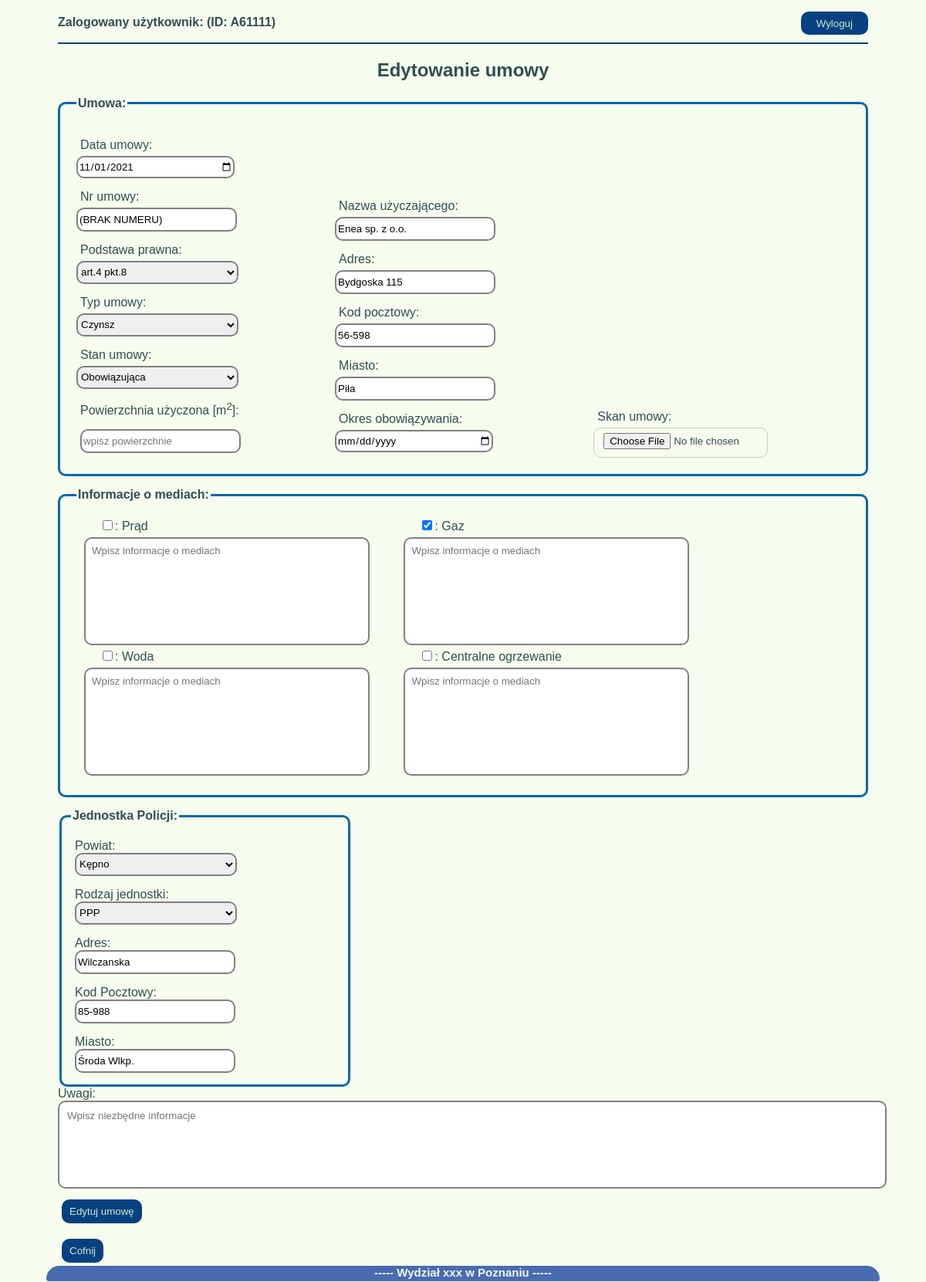
Screenshot of /umowy/edytuj/11/ (signed in) with the database file from the repository.
### umowyapp/models.py (models this page shows, shortened)
class Umowa(models.Model):
    data_umowy = models.DateField(null=False)
    nr_umowy = models.CharField(max_length=20, blank=True, default="(BRAK NUMERU)")
    podstawa_prawna = models.ForeignKey(Podstawa_prawna, on_delete=models.CASCADE, blank=True)
    nazwa_uzyczajacego = models.CharField(max_length=30, null=True)
    adres_uzyczajacego = models.CharField(max_length=30, null=True)
    kod_pocztowy_uzyczajacego = models.CharField(max_length=6, null=True)
    miasto_uzyczajacego = models.CharField(max_length=20, null=True)
    okres_obowiazywania = models.DateField(null=True, blank=True)
    typ_umowy = models.ForeignKey(Rodzaj_umowy, on_delete=models.CASCADE)
    pow_uzyczona = models.DecimalField(max_digits=4, decimal_places=2, null=True, blank=True)
    rodzaj_kosztow_prad = models.BooleanField()
    informacje_prad = models.TextField(blank=True, default="")
    rodzaj_kosztow_gaz = models.BooleanField()
    informacje_gaz = models.TextField(blank=True, default="")
    rodzaj_kosztow_woda = models.BooleanField()
    informacje_woda = models.TextField(blank=True, default="")
    rodzaj_kosztow_co = models.BooleanField()
    informacje_co = models.TextField(blank=True, default="")
    powiaty_jedn = models.ForeignKey(Powiaty_Wlkp, on_delete=models.CASCADE)
    rodzaj_jedn = models.ForeignKey(Rodzaje_jednostek, on_delete=models.CASCADE)
    adres_jedn = models.CharField(max_length=30, null=True)
    miasto_jedn = models.CharField(max_length=20, null=True)
    kod_pocztowy_jedn = models.CharField(max_length=6, null=True)
    skan_umowy = models.FileField(upload_to='umowy_pdf', null=True, blank=True)
    stan_umowy = models.ForeignKey(Stan_umow, on_delete=models.CASCADE, blank=False, default=1)
    uwagi = models.TextField(blank=True, default="")
    archiwum = models.BooleanField(null=False, default=0)
    utworzenie = models.DateTimeField(auto_now_add=True)
    zmiana = models.DateTimeField(auto_now=True)
    autor = models.ForeignKey("auth.User", editable=False, on_delete=models.CASCADE)

### umowyapp/views.py (the view)
# urls.py: path('edytuj/<int:id>/', edytuj_umowe, name="edytuj_umowe"),
@login_required
def edytuj_umowe(request, id):
    umowa_edit = get_object_or_404(Umowa, pk=id)
    umowa_form = UmowyForm(request.POST or None, request.FILES or None, instance=umowa_edit)
    if umowa_form.is_valid():
        umowa_form.save()
        return redirect(wszystkie_umowy)
    return render(request, 'umowa_form.html', {'umowa_form': umowa_form, 'nowy': False})

### umowyapp/models.py (called while the page is built)
    def __str__(self):
        return f'{self.powiat}'

    def __str__(self):
        return f'{self.rodzaj}'

    def __str__(self):
        return f'{self.stan}'

    def __str__(self):
        return f'{self.rodz_um}'

    def __str__(self):
        return self.podstawa_praw()

    def podstawa_praw(self):
        return "{}".format(self.podstawa)

### templates/umowa_form.html (shortened to what this page needs)
{%extends 'start.html'%}
{%load bootstrap%}
{%block strona%}
{%if nowy%}
<h2 class="naglowki_form">Dodawanie nowej umowy</h2>
{%else%}
<h2 class="naglowki_form"> Edytowanie umowy</h2>
{%endif%}
<form method="post" enctype="multipart/form-data">
    <fieldset class="podglad_umow">
        <legend><b>Umowa:</b></legend>
        <div class="formularz">
            <label>Data umowy: </label>{{umowa_form.data_umowy}}
            <label>Nr umowy: </label>{{umowa_form.nr_umowy}}
            <label>Podstawa prawna:</label> {{umowa_form.podstawa_prawna}}
            <label>Typ umowy:</label> {{umowa_form.typ_umowy}}
            <label>Stan umowy:</label> {{umowa_form.stan_umowy}}
            <label>Powierzchnia użyczona [m<sup>2</sup>]:</label> <label><input type="number" step="any" name="pow_uzyczona"
                                                                         placeholder="wpisz powierzchnie"
                                                                         value={{umowa_form.pow_uzyczona.value}}></label>
        </div>
        <div class="formularz">
            <label>Nazwa użyczającego:</label> {{umowa_form.nazwa_uzyczajacego}}
            <label>Adres:</label> {{umowa_form.adres_uzyczajacego}}
            <label>Kod pocztowy:</label> {{umowa_form.kod_pocztowy_uzyczajacego}}
            <label>Miasto:</label> {{umowa_form.miasto_uzyczajacego}}
            <label>Okres obowiązywania:</label> {{umowa_form.okres_obowiazywania}}
        </div>
        <div class="formularz">
            <label>Skan umowy:</label> {{umowa_form.skan_umowy}}
        </div>
    </fieldset>
    <fieldset class="podglad_umow">
        <legend><b>Informacje o mediach:</b></legend>
        <div class="formularz_media">
            <label>{{umowa_form.rodzaj_kosztow_prad}}: {{umowa_form.rodzaj_kosztow_prad.label}}<br>
                <textarea class="media-form" placeholder="Wpisz informacje o mediach" name="informacje_prad" rows="10"
                          cols="35">{{umowa_form.informacje_prad.value}}</textarea></label>
        </div>
        <div class="formularz_media">
            <label>{{umowa_form.rodzaj_kosztow_gaz}}: {{umowa_form.rodzaj_kosztow_gaz.label}}<br>
                <textarea class="media-form" placeholder="Wpisz informacje o mediach" name="informacje_gaz" rows="10"
                          cols="35">{{umowa_form.informacje_gaz.value}}</textarea></label>
        </div>
        <div class="formularz_media">
            <label>{{umowa_form.rodzaj_kosztow_woda}}: {{umowa_form.rodzaj_kosztow_woda.label}}<br>
                <textarea class="media-form" placeholder="Wpisz informacje o mediach" name="informacje_woda" rows="10"
                          cols="35">{{umowa_form.informacje_woda.value}}</textarea></label>
        </div>
        <div class="formularz_media">
            <label>{{umowa_form.rodzaj_kosztow_co}}: {{umowa_form.rodzaj_kosztow_co.label}}<br>
                <textarea class="media-form" placeholder="Wpisz informacje o mediach" name="informacje_co" rows="10"
                          cols="35">{{umowa_form.informacje_co.value}}</textarea></label>
        </div>
    </fieldset>
    <fieldset class="formularz">
        <legend><b>Jednostka Policji:</b></legend>
        <label class="adres_jednostki">Powiat: <br> {{umowa_form.powiaty_jedn}}</label>
        <label>Rodzaj jednostki:<br> {{umowa_form.rodzaj_jedn}}</label>
        <label>Adres:<br> {{umowa_form.adres_jedn}}</label>
        <label>Kod Pocztowy:<br> {{umowa_form.kod_pocztowy_jedn}}</label>
        <label>Miasto:<br> {{umowa_form.miasto_jedn}}</label>
    </fieldset>
    <div>
        <label>{{umowa_form.uwagi.label}}: <br>
            <textarea class="uwagi" placeholder="Wpisz niezbędne informacje"
                      name="uwagi">{{umowa_form.uwagi.value}}</textarea></label>
    </div>
    {% if nowy %}
    <div>
        <button type="submit" class="button-general">Dodaj umowę</button>
    </div>
    {% else %}
    <div>
        <button type="submit" class="button-general">Edytuj umowę</button>
    </div>
    {% endif %}
</form>
<div>
    <a href="{% url 'wszystkie_umowy'%}"><button class="button-general">Cofnij</button></a>
</div>
{%endblock%}

### templates/start.html (shortened to what this page needs)
{%load static%}
<!doctype html>
<html lang="pl">
<head>
    <link rel="stylesheet" href="{%block css%}{% static 'style.css' %}{%endblock%}">
</head>
<body>
{% if user.is_authenticated%}
<nav class="element_login">
    <h4 class="user_name">Zalogowany użytkownik: {{user.first_name}} (ID: {{user.username}})</h4>
            <a href="{%url 'logout'%}"><button class="button-logout">Wyloguj</button></a>
</nav>
{%else%}
<a href="{%url 'login'%}">Login</a>
{%endif%}
<hr class="hr">
{%block strona%} {%endblock%}
<footer>
    <p class="stopka"><b>----- Wydział xxx w Poznaniu -----</b></p>
</footer>
</body>
</html>

### umowyapp/static/style.css (style rules this page uses)
body { color: #2F4F4F; background-color: hsl(85,67%,96%); padding: 0; font-family: arial; margin: 10px 45px; padding:5px 30px; }
a { text-decoration: none; }
footer { position: fixed; width: 90%; margin-top:20px; height: 20px; background-color: rgba(39, 78, 163, 0.836); color: aliceblue; bottom: 1px; left: 5%; right: 5%; border-radius: 80px 80px 15px 15px; }
.stopka { text-align: center; font-size: 15px; margin: 0px 0px; padding:0 0; }
.element_login { padding: 0; }
.user_name { float: left; font-size: 12pt; margin-top: auto; margin-bottom:10px; padding-top: 5px; padding-bottom: 5px; }
.button-logout { float: right; display:inline-block; background-color: hsl(212,88%,27%); color: hsl(109,49%,85%); width: auto; margin-top: auto; margin-bottom:10px; height:30px; padding: 0px 20px; border-radius: 10px; border-style: none; -webkit-transition: all 1s ease; transition: all 1s ease; }
.hr { clear: both; border: 1px solid hsl(212,88%,27%); background: hsl(212,88%,27%); margin-bottom: 1%; }
.button-general { display:inline-block; background-color: hsl(212,88%,27%); color: hsl(109,49%,85%); width: auto; margin: 10px 5px; padding:8px 10px; border-radius: 10px; border-style: none; webkit-transition: all 1s ease; transition: all 0.3s ease; margin-right:15px; }
input, textarea, select { display:inline-block; width: 200px; border: solid 2px grey; height: 25px; border-radius: 10px; font-family: arial; }
.podglad_umow { margin:15px 0px; padding:2%; }
.podglad_umow label { margin: 10px 20px; }
fieldset { border: solid 3px hsl(205,91%,35%); border-radius: 10px; }
.naglowki_form { text-align:center; }
.formularz { display:inline-block; width:33%; }
.formularz label { width: auto; padding-top: 10px; }
.formularz select { width: 210px; height: 30px; }
.formularz_media { display:inline-block; margin: 0 10px; }
.formularz_media input { width: auto; height: auto; }
.formularz label { margin: 5px; display: block; margin: 10px 0px 5x; }
.media-form { margin-top: 5px; width: 350px; height: 120px; resize: none; padding:8px; }
.uwagi { width: 100%; height: 90px; resize: none; padding: 10px; }
input[type="file"] { border: 1px solid #ccc; display: inline-block; padding: 6px 12px; cursor: pointer; }

### rows the page displays
Umowa: data_umowy "11/01/2021", nr_umowy "(BRAK NUMERU)", podstawa_prawna "art.4 pkt.8", typ_umowy "Czynsz", stan_umowy "Obowiązująca", nazwa_uzyczajacego "Enea sp. z o.o.", adres_uzyczajacego "Bydgoska 115", kod_pocztowy_uzyczajacego "56-598", miasto_uzyczajacego "Piła", rodzaj_kosztow_gaz "☑", powiaty_jedn "Kępno", rodzaj_jedn "PPP", adres_jedn "Wilczanska", kod_pocztowy_jedn "85-988", miasto_jedn "Środa Wlkp."

### other values shown
{{ user.username }} "A61111"
{{ umowa_form.rodzaj_kosztow_prad.label }} "Prąd"
{{ umowa_form.rodzaj_kosztow_gaz.label }} "Gaz"
{{ umowa_form.rodzaj_kosztow_woda.label }} "Woda"
{{ umowa_form.rodzaj_kosztow_co.label }} "Centralne ogrzewanie"
{{ umowa_form.uwagi.label }} "Uwagi"
